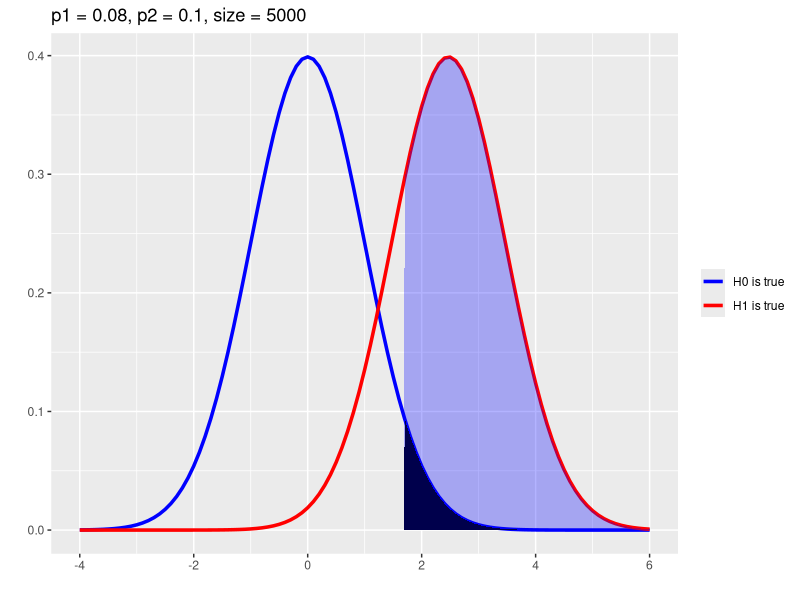
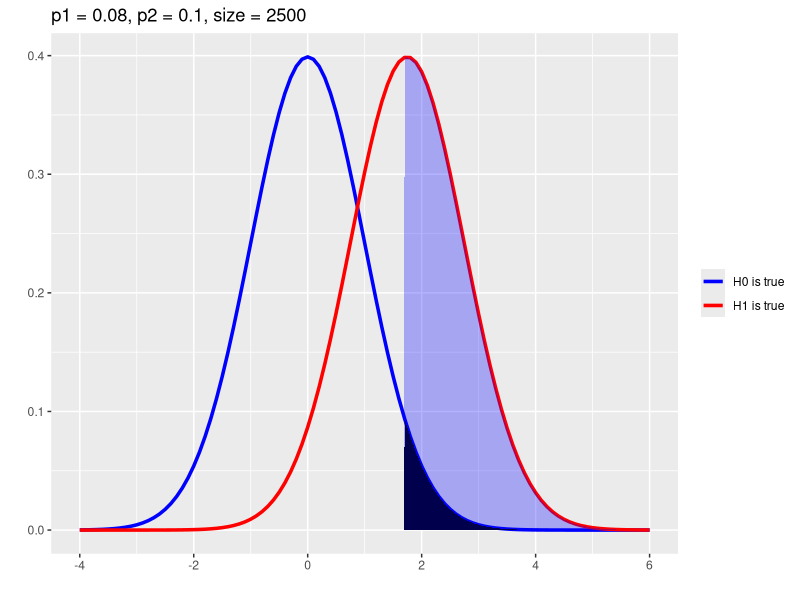
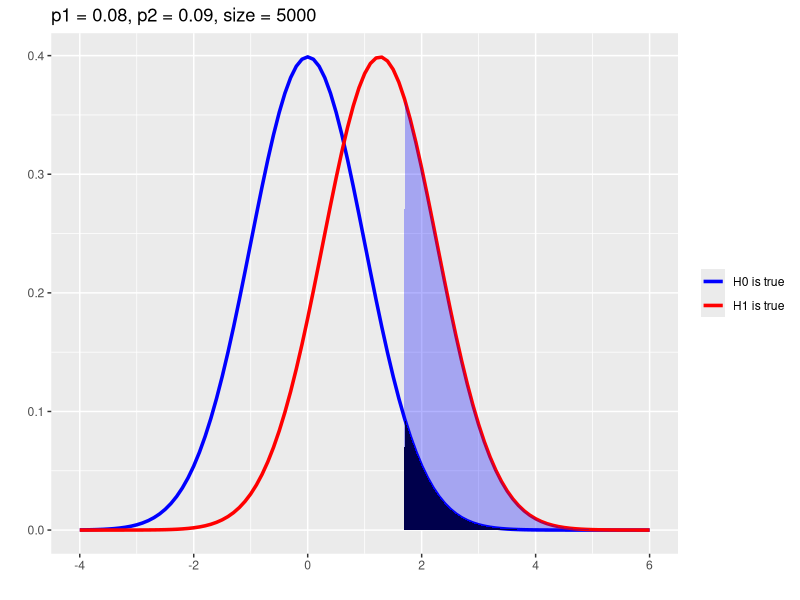
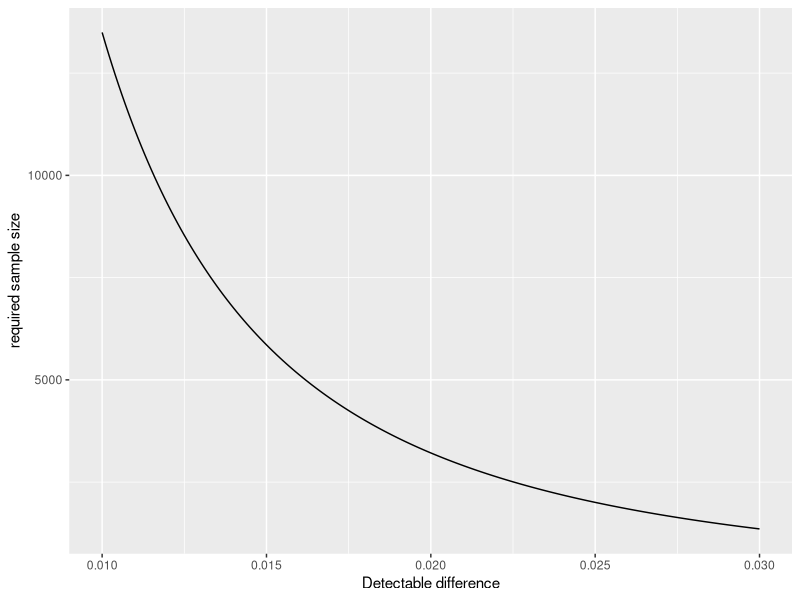
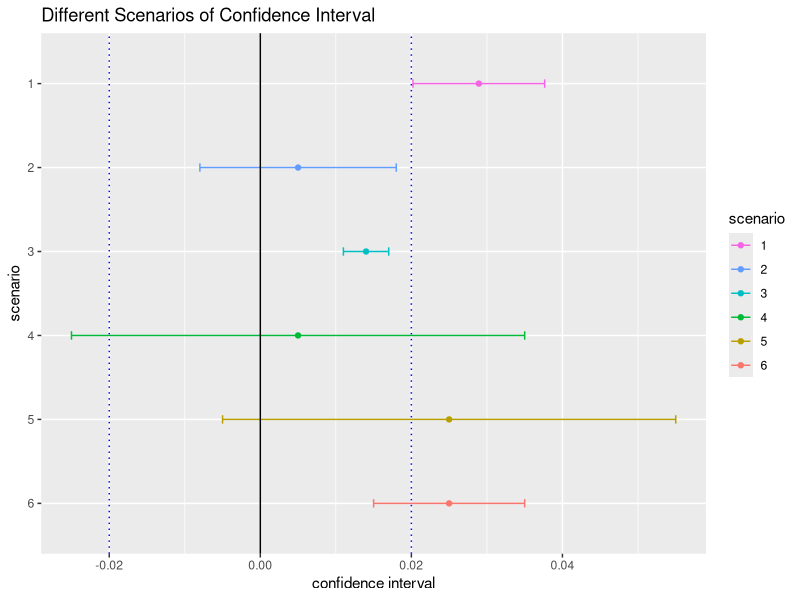

The R source for these figures, in order:
## ---- chunk 1

library(scales)
library(ggplot2)
library(data.table)

PlotPower <- function( size, min_diff ){
	
	size_a <- size_b <- size * 0.5 # size are assumed to be equal
	p_a <- 0.08 # baseline
	p_b <- p_a + min_diff
	count_a  <- size_a * p_a
	count_b  <- size_b * p_b
	p_pooled <- ( count_a  + count_b ) / ( size_a + size_b )
	Z <- ( p_b - p_a ) / sqrt( p_pooled * ( 1 - p_pooled ) * ( 1 / size_a + 1 / size_b ) )

	# Z corresponds to the mean of the normal distribution
	mean1 <- 0
	mean2 <- Z

	x <- seq( -4, 6, 0.1 ) # use for generating the x axis of the normal distribution
	data <- data.frame( x = x, y1 = dnorm( x, mean1, 1 ), y2 = dnorm( x, mean2, 1 ) )

	plot <- ggplot( data, aes( x = x ) ) +
			geom_line( aes( y = y1, colour = 'H0 is true' ), size = 1.2 ) +
			geom_line( aes( y = y2, colour = 'H1 is true' ), size = 1.2 ) +
			geom_area( aes( y = y1, x = ifelse( x > 1.65, x, NA ) ), fill = 'black' ) +
			geom_area( aes( y = y2, x = ifelse( x > 1.65, x, NA ) ), fill = 'blue', alpha = 0.3 ) +
			labs( x = '', y = '', title = sprintf( 'p1 = %s, p2 = %s, size = %d', p_a, p_b, size ) ) + 
			theme( legend.title = element_blank() ) +
			scale_colour_manual( breaks = c( "H0 is true", "H1 is true" ), 
								 values = c( "blue", "red" ) )
	return(plot)
}
## ---- chunk 2

PlotPower( size = 5000, min_diff = 0.02 )

## ---- chunk 3

# smaller N
PlotPower( size = 2500, min_diff = 0.02 )

# smaller probability difference
PlotPower( size = 5000, min_diff = 0.01 )

## ---- chunk 4

baseline  <- 0.1  # baseline conversion rate 
delta 	  <- 0.02 # minimum detectable boundary (practical significance boundary)
power 	  <- 0.8  # specificity, or true negative rate
sig_level <- 0.05 # false positive rate

result <- power.prop.test( p1 = baseline, p2 = baseline - delta, 
				 		   power = power, sig.level = sig_level,
				 		   alternative = "two.sided" )
round(result$n)

## ---- chunk 5

baseline  <- 0.1
power 	  <- 0.8
sig_level <- 0.05

# calculate the the required sample size for reaching the 
# range detectable difference (dd)
dd <- seq( from = 0.01, to = 0.03, by = 0.0001 )
result <- matrix( nrow = length(dd), ncol = 2 )
result[ , 1 ] <- dd
for( i in 1:length(dd) ){
	result[ i, 2 ] <- power.prop.test( p1 = baseline, p2 = baseline - dd[i], 
									   power = power, sig.level = sig_level,
									   alternative = "two.sided" )$n
}

result <- data.table(result)
setnames( result, c( 'dd', 'n' ) )

ggplot(data = result, aes( x = dd, y = n ) ) +
geom_line() + ylab("required sample size") + xlab("Detectable difference") + 
scale_x_continuous( labels = comma )

## ---- chunk 6

# parameters
baseline  <- 0.1
delta 	  <- 0.02
power 	  <- 0.8
sig_level <- 0.05
result <- power.prop.test( p1 = baseline, p2 = baseline + delta, 
				 		   power = power, sig.level = sig_level,
				 		   alternative = "two.sided" )
result

## ---- chunk 7

# parameters
count_control <- 974
sizes_control <- 10072
count_experiment <- 1242
sizes_experiment <- 9886

result <- prop.test( c( count_control, count_experiment ), 
					 c( sizes_control, sizes_experiment ) )
result

# do the computation ourselves to see that the confidence interval matches
# compute the probability of each group and the standard error
p1 <- count_control / sizes_control
p2 <- count_experiment / sizes_experiment
se <- sqrt( p1 * ( 1 - p1 ) / sizes_control + p2 * ( 1 - p2 ) / sizes_experiment )

# 95 percent confidence interval's z score
conf_level <- 0.95
zscore <- qnorm( conf_level + ( 1 - conf_level ) / 2 )
conf_int <- abs(p2 - p1) + c( -1, 1 ) * zscore * se
conf_int

## ---- chunk 8

scenario <- as.character(1:6)
lower <- c( conf_int[1], -0.008, 0.011, -0.025, -0.005, 0.015 )
mean  <- c( abs(p2 - p1), 0.005, 0.014, 0.005, 0.025, 0.025 )
upper <- c( conf_int[2], 0.018, 0.017, 0.035, 0.055, 0.035 )
examples <- data.frame( scenario, lower, mean, upper )
examples$scenario <- factor( examples$scenario, levels = as.character(6:1) )
 
ggplot( examples, aes( mean, scenario, color = scenario ) ) + 
geom_point() + 
geom_errorbarh( aes( xmin = lower, xmax = upper ), height = 0.1 ) + 
geom_vline( xintercept = 0, color = "black" ) + 
geom_vline( xintercept = delta, color = "blue", linetype = "dotted" ) + 
geom_vline( xintercept = -delta, color = "blue", linetype = "dotted" ) +
scale_color_discrete( breaks = as.character(1:6) ) +  
labs( title = "Different Scenarios of Confidence Interval",
	  x = "confidence interval" )  

## ---- chunk 9

group1 <- 64454
group2 <- 61818
SanityCheck <- function( group1, group2 )
{
	# 95 percent confidence interval = qnorm(0.95 + (1-0.95) / 2 )
	n <- group1 + group2
	confidence <- n * 0.5 + c( -1, 1 ) * qnorm(0.975) * sqrt( n * 0.5 * 0.5 ) 
	return(confidence)
}
( sanity <- SanityCheck( group1, group2 ) )

## ---- chunk 10

sessionInfo()

